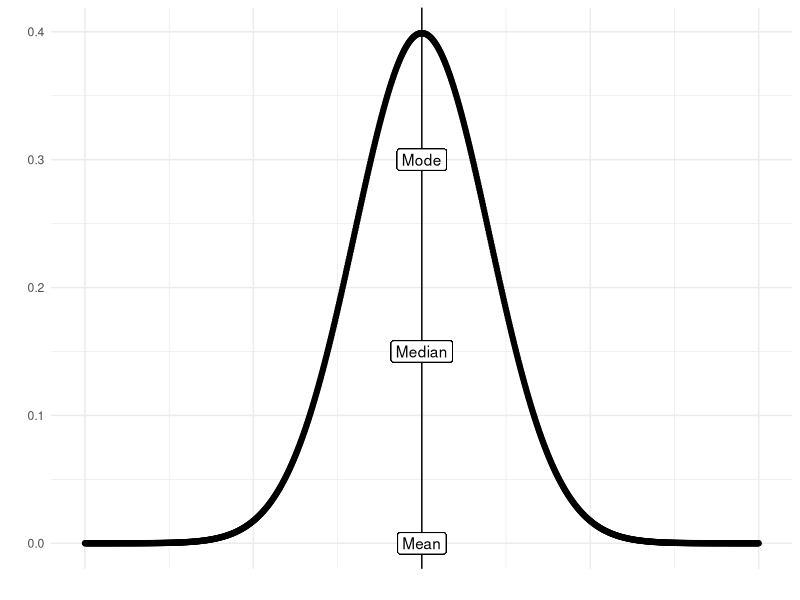
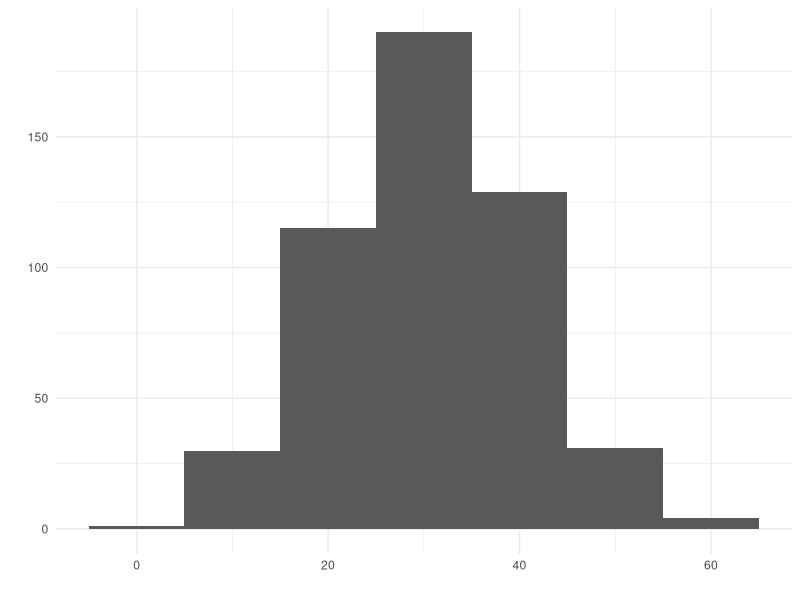
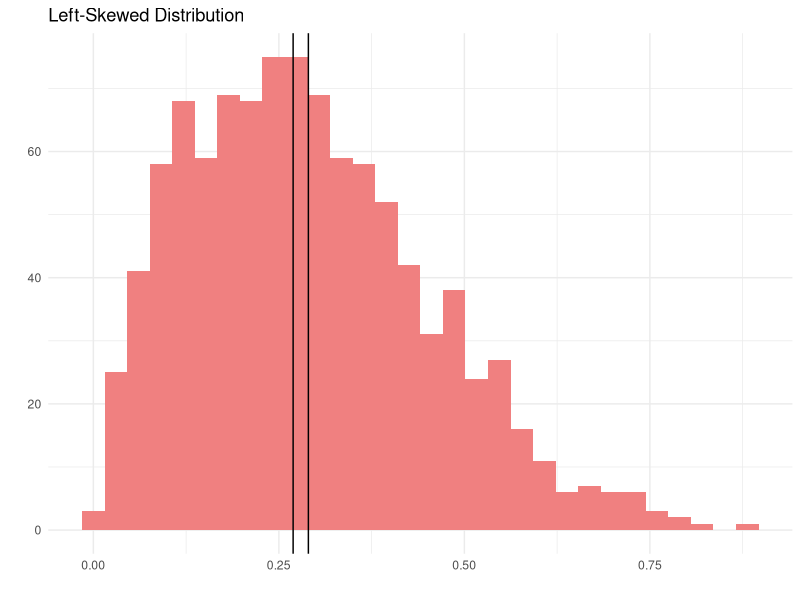
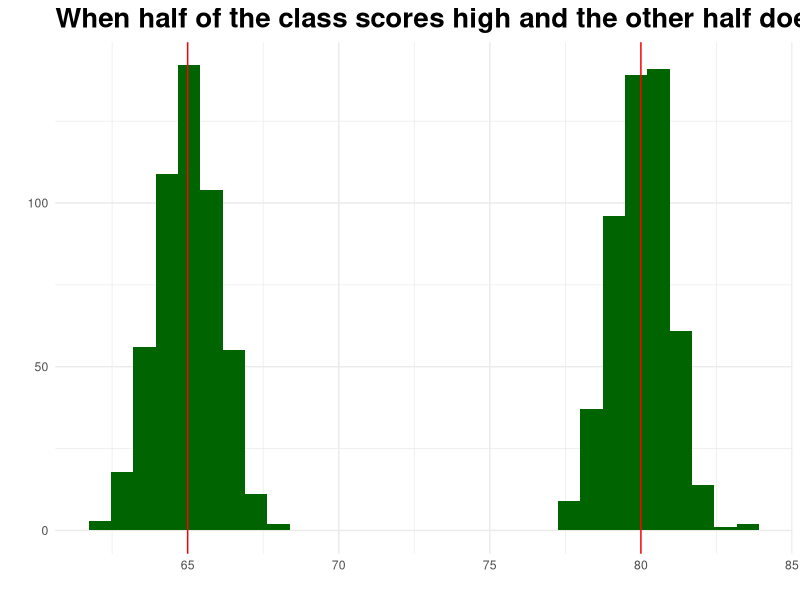
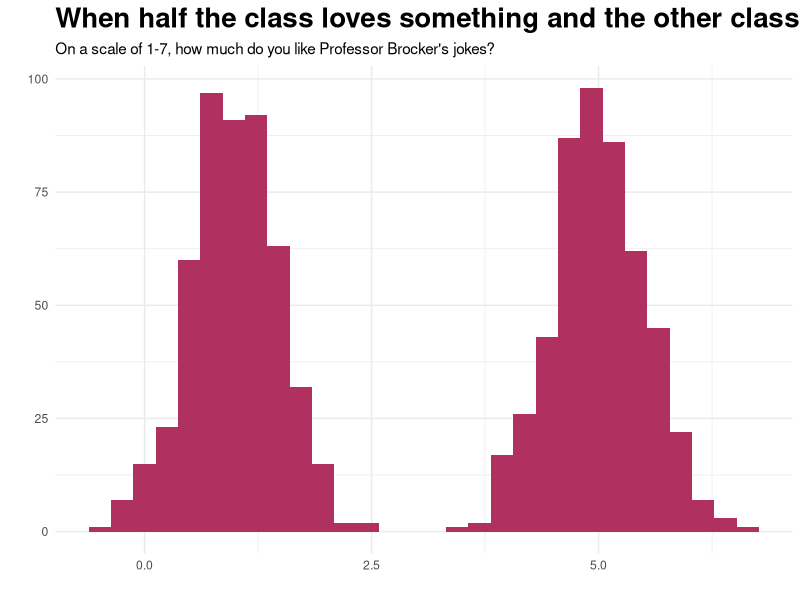
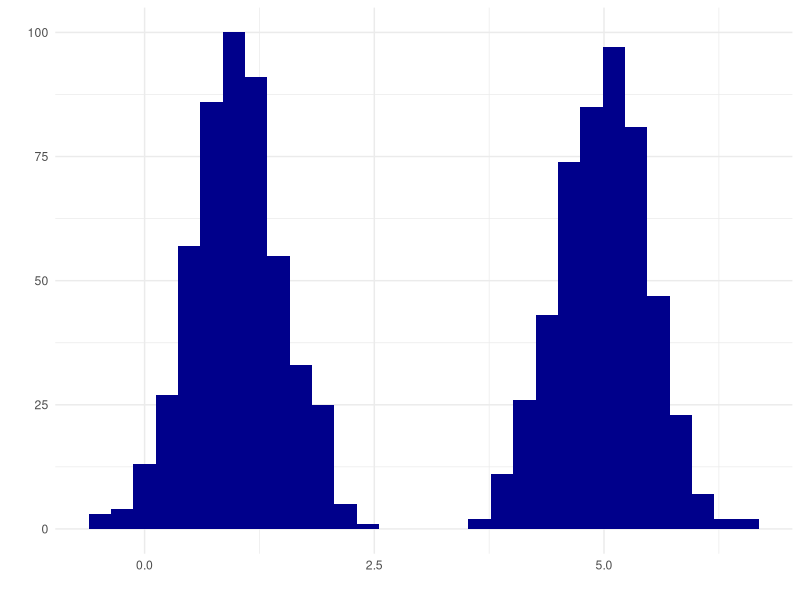
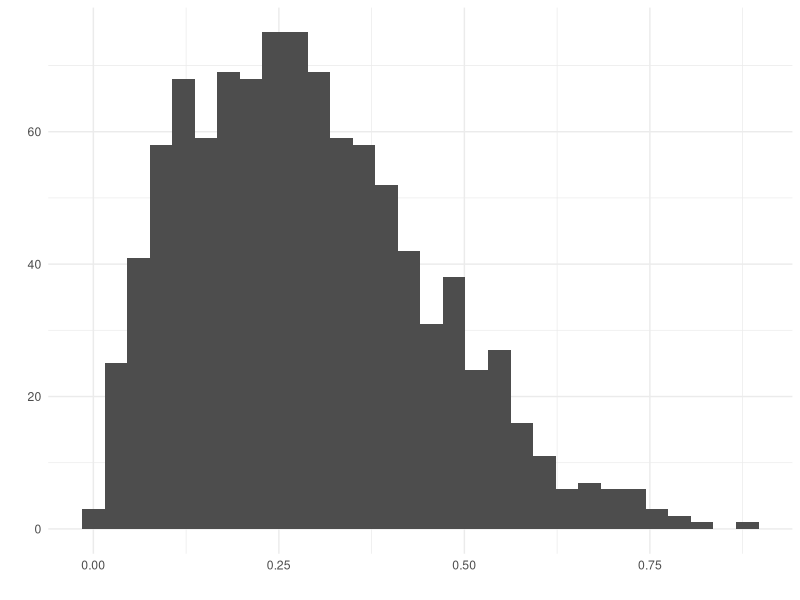
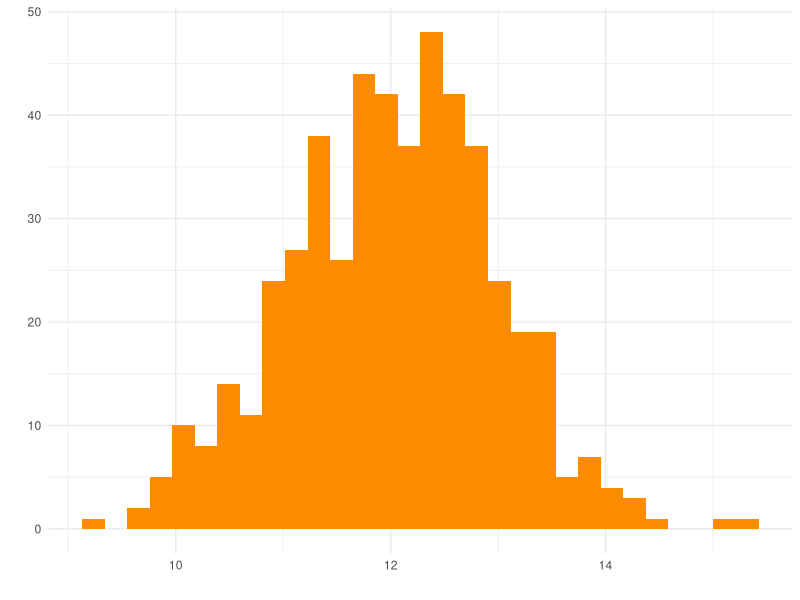

These figures' R source, in order:
## ---- chunk 1
library(ggplot2)

x <- seq(5, 15, length=1000)

y <- dnorm(x, mean=10, sd=1)

nm <- data.frame(x,y)

ggplot(data = nm, aes(x,y)) + 
  geom_point() +
  theme_minimal() + 
  labs(
    x = "",
    y = "") +
  theme(
    axis.text.x = element_blank()
  ) +
  geom_vline(xintercept = 10) +
  geom_label(label = "Mean", y = 0, x = 10) +
  geom_label(label = "Median", y = 0.15, x = 10) +
  geom_label(label = "Mode", y = 0.3, x = 10)
  
## ---- chunk 2
 
  data.frame(
    z = rnorm(500,30,sd =10)
    ) |> 
  ggplot(aes(z)) + 
  geom_histogram(
    binwidth = 10
  ) + 
    theme_minimal() +
    labs(x = "",
         y = "")
## ---- chunk 3
# Set seed for reproducibility
set.seed(123)

# Generate 1000 random values from a Beta distribution
left_skewed <- rbeta(1000, shape1 = 2, shape2 = 5)

data.frame(left_skewed) |> 
  ggplot(aes(left_skewed)) + 
  geom_histogram(fill = "lightcoral") +
  labs(
    title = "Left-Skewed Distribution",
    x = "",
    y = ""
  ) + 
  theme_minimal() + 
  geom_vline(xintercept = 
               median(left_skewed)) +
  geom_vline(xintercept = 
               mean(left_skewed)) 
## ---- chunk 4
exam <- 
  data.frame(
    l = c(rnorm(500,80,1),
          rnorm(500,65,1))
  )

ggplot(exam,aes(l)) + 
  geom_histogram(fill = "darkgreen") +
  labs(
    x = "",
    y = "",
    title = "When half of the class scores high and the other half doesn't"
  ) + 
  theme_minimal() +
  geom_vline(xintercept = 65,
             color = "red") + 
  geom_vline(xintercept = 80,
             color = "red") +
  theme(
    plot.title = 
      element_text(
        size = 20, 
        face = "bold")
  )
## ---- chunk 5
exam <- 
  data.frame(l = c(
    rnorm(500,1,0.5), 
    rnorm(500,5,0.5)) 
    )

ggplot(exam, aes(l)) + 
  geom_histogram(fill = "maroon") +
  labs(x = "", 
       y = "", 
       title = "When half the class loves something and the other class hates it!",
       subtitle = "On a scale of 1-7, how much do you like Professor Brocker's jokes?") + 
  theme_minimal() + 
  theme(
    plot.title = 
      element_text(
        size = 20, 
        face = "bold")
    )
## ---- chunk 6
  data.frame(l = c(
    rnorm(500,1,0.5), 
    rnorm(500,5,0.5)) 
    ) |> 
ggplot(aes(l)) + 
  geom_histogram(fill = "darkblue") +
  labs(x = "", 
       y = ""
       ) + 
  theme_minimal()
## ---- chunk 7
# Set seed for reproducibility
set.seed(123)

# Generate 1000 random values from a Beta distribution
left_skewed <- rbeta(1000, shape1 = 2, shape2 = 5)

data.frame(left_skewed) |> 
  ggplot(aes(left_skewed)) + 
  geom_histogram(fill = "grey30") +
  labs(
    x = "",
    y = ""
  ) + 
  theme_minimal() 
## ---- chunk 8
  
data.frame(
  l = rnorm(500,12,1)
    ) |> 
ggplot(aes(l)) + 
  geom_histogram(fill = "darkorange") +
  labs(x = "", 
       y = ""
       ) + 
  theme_minimal()
